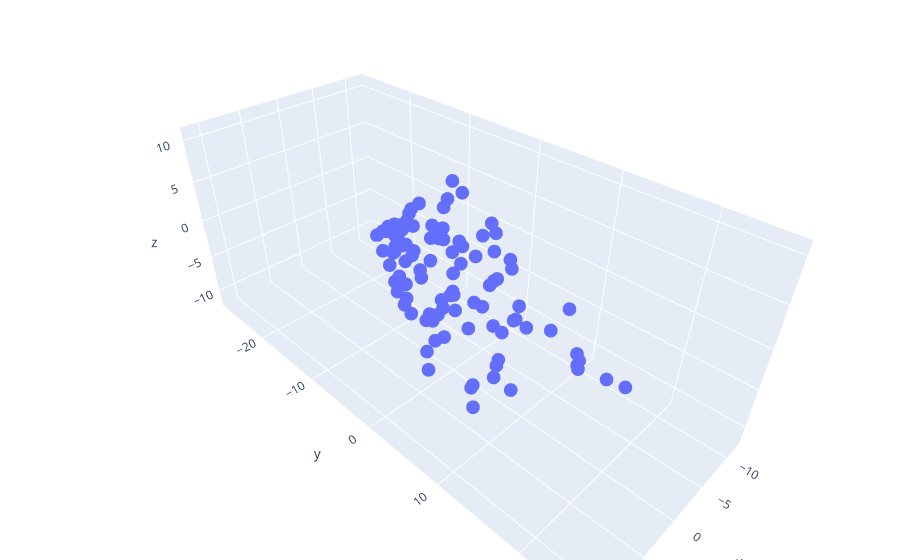

The notebook cell this image was saved under:
### Code cell
n = 100
v = np.array([3, 5, 1])
w = np.array([0, 2, 2])
scalars = np.random.uniform(-4, 4, size=(n,2))

points = np.zeros((n,3))
for i in range(n):
    points[i,:] = scalars[i,0] * v + scalars[i,1] * w

import plotly.graph_objects as go 
fig = go.Figure( data=[go.Scatter3d(
    x=points[:,0], y=points[:,1], z=points[:,2],
    mode='markers'
)])
fig.update_layout(margin=dict(l=0,r=0,b=0,t=0))
plt.savefig('Figure_03_07b.png',dpi=300)
fig.show()
